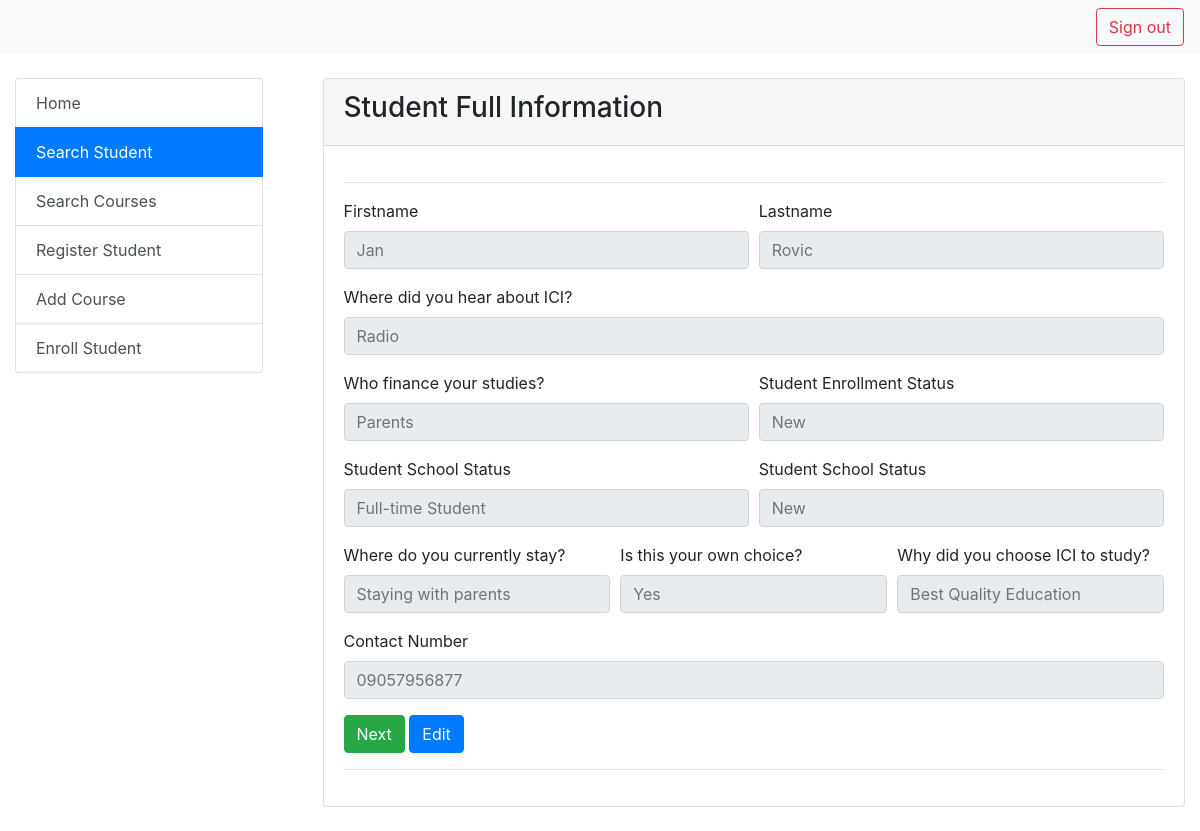
/About_One.php?student_lrn=128138070151 (signed in), run on the app's committed database.
### tables this page shows
CREATE TABLE `school` (
  `Student_School_id` int(40) NOT NULL,
  `Student_status` varchar(40) DEFAULT NULL,
  `Student_finance` varchar(40) DEFAULT NULL,
  `Finance` varchar(40) DEFAULT NULL,
  `Advertisement` varchar(40) DEFAULT NULL,
  `Student_lodge` varchar(40) DEFAULT NULL,
  `Student_choice` varchar(40) DEFAULT NULL,
  `Choice_why` varchar(40) DEFAULT NULL,
  `student_lrn` varchar(40) DEFAULT NULL
);

CREATE TABLE `student_info` (
  `student_lrn` varchar(40) NOT NULL,
  `student_firstname` varchar(40) DEFAULT NULL,
  `student_lastname` varchar(40) NOT NULL,
  `student_contact` varchar(40) NOT NULL,
  `student_picture` varchar(225) NOT NULL
);

### About_One.php (the view, shortened to what this page needs)
<?php
    include("Connect.php");
?>
<!Doctype html>
<html lang="en">
    <head>
        <link rel="stylesheet" href="css/bootstrap.min.css">
    </head>
    <body>
        <nav class="navbar navbar-light bg-light justify-content-between">
            <a class="btn btn-outline-danger my-2 my-sm-0" type="submit" href="Logout.php">Sign out</a>
        </nav>
        <div class="row mt-4 mb-4">
            <div class="col-6 col-md-3">
                <div class="container">
                    <div class="list-group">
                        <a href="Profile.php" class="list-group-item list-group-item-action">Home</a>
                        <a href="Student_Search.php" class="list-group-item list-group-item-action active">Search Student</a>
                        <a href="Courses_Search.php" class="list-group-item list-group-item-action">Search Courses</a>
                        <a href="Student_Register.php" class="list-group-item list-group-item-action">Register Student</a>
                        <a href="Add_Courses.php" class="list-group-item list-group-item-action">Add Course</a>
                        <a href="Student_Enroll.php" class="list-group-item list-group-item-action">Enroll Student</a>
                        </div>
                    </div>
            </div>
            <div class="col-11 col-md-9">
               <div class="container">
                    <div class="card">
                        <div class="card-header">
                            <h3>Student Full Information</h3>
                        </div>
                        <div class="card-body">
                            <?php
                                if(isset($_GET['student_lrn']) && !empty($_GET['student_lrn'])) {
                                    $student_lrn = $_GET['student_lrn'];
                                }
                            ?>
                            <?php
                                    $sql = "SELECT * FROM `school`
                                            INNER JOIN student_info ON `school`.`student_lrn` = student_info.student_lrn
                                            WHERE school.student_lrn = '$student_lrn';";
                                    $query = mysqli_query($connect, $sql);
                                    $fetch = mysqli_fetch_array($query);
                            ?>
                            <form>
                                <hr>
                                <div class="form-row">
                                    <div class="form-group col-md-6">
                                        <label for="inputEmail4">Firstname</label>
                                        <input class="form-control" type="text" placeholder="<?php echo $fetch['student_firstname']; ?>" readonly>
                                    </div>
                                    <div class="form-group col-md-6">
                                        <label for="inputPassword4">Lastname</label>
                                        <input class="form-control" type="text" placeholder="<?php echo $fetch['student_lastname']; ?>" readonly>
                                    </div>
                                </div>
                                <div class="form-group">
                                    <label for="inputPassword4">Where did you hear about ICI?</label>
                                    <input class="form-control" type="text" placeholder="<?php echo $fetch['Advertisement']; ?>" readonly>
                                </div>
                                <div class="form-row">
                                    <div class="form-group col-md-6">
                                        <label for="inputEmail4">Who finance your studies?</label>
                                        <input class="form-control" type="text" placeholder="<?php echo $fetch['Student_finance']; ?>" readonly>
                                    </div>
                                    <div class="form-group col-md-6">
                                        <label for="inputPassword4">Student Enrollment Status</label>
                                        <input class="form-control" type="text" placeholder="<?php echo $fetch['Student_status']; ?>" readonly>
                                    </div>
                                </div>
                                <div class="form-row">
                                    <div class="form-group col-md-6">
                                        <label for="inputEmail4">Student School Status</label>
                                        <input class="form-control" type="text" placeholder="<?php echo $fetch['Finance']; ?>" readonly>
                                    </div>
                                    <div class="form-group col-md-6">
                                        <label for="inputPassword4">Student School Status</label>
                                        <input class="form-control" type="text" placeholder="<?php echo $fetch['Student_status']; ?>" readonly>
                                    </div>
                                </div>
                                <div class="form-row">
                                    <div class="form-group col-md-4">
                                        <label for="inputEmail4">Where do you currently stay?</label>
                                        <input class="form-control" type="text" placeholder="<?php echo $fetch['Student_lodge']; ?>" readonly>
                                    </div>
                                    <div class="form-group col-md-4">
                                        <label for="inputPassword4">Is this your own choice?</label>
                                        <input class="form-control" type="text" placeholder="<?php echo $fetch['Student_choice']; ?>" readonly>
                                    </div>
                                    <div class="form-group col-md-4">
                                        <label for="inputPassword4">Why did you choose ICI to study?</label>
                                        <input class="form-control" type="text" placeholder="<?php echo $fetch['Choice_why']; ?>" readonly>
                                    </div>
                                </div>
                                <div class="form-group">
                                    <label for="inputAddress">Contact Number</label>
                                    <input class="form-control" type="text" placeholder="<?php echo $fetch['student_contact']; ?>" readonly>
                                </div>
                                <?php
                                    echo "<a type='button' class='btn btn-success' href='About_Eight.php?student_lrn={$fetch['student_lrn']}'>Next</a>";
                                ?>
                                <?php
                                    echo "<a type='button' class='btn btn-primary' href='Student_Edit_Two.php?student_lrn={$fetch['student_lrn']}'>Edit</a>";
                                ?>
                                <hr>
                            </form>
                        </div>
                    </div>
               </div>
            </div>
        </div>
    </body>
</html>

### data on the page
school: student_lrn.student_firstname "Jan", student_lrn.student_lastname "Rovic", Advertisement "Radio", Student_finance "Parents", Student_status "New", Finance "Full-time Student", Student_lodge "Staying with parents", Student_choice "Yes", Choice_why "Best Quality Education", student_lrn.student_contact "09057956877"
